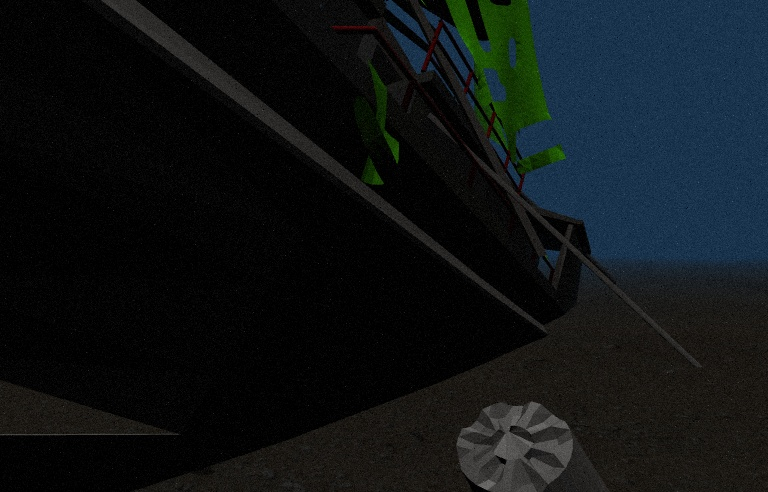
#> input picture nodes/rgb.jpg, 768 x 492 px
$ jupyter execute --allow-errors Demo.ipynb   (shell and % lines are left out)
#> lines starting #> are read from the running program, lines starting #| are printed output that depends on the picture
[cell 1]
import sys
import rospy
import os
import numpy as np
import cv2
from matplotlib import pyplot as plt
from sensor_msgs.msg import Image
from cv_bridge import CvBridge

# Auxiliar functions

Function to add a colorbar which matches size with the displayed plot

[cell 2]
from mpl_toolkits import axes_grid1

def add_colorbar(im, aspect=20, pad_fraction=0.5, **kwargs):
    """Add a vertical color bar to an image plot."""
    divider = axes_grid1.make_axes_locatable(im.axes)
    width = axes_grid1.axes_size.AxesY(im.axes, aspect=1./aspect)
    pad = axes_grid1.axes_size.Fraction(pad_fraction, width)
    current_ax = plt.gca()
    cax = divider.append_axes("right", size=width, pad=pad)
    plt.sca(current_ax)
    return im.axes.figure.colorbar(im, cax=cax, **kwargs)

Function which returns a normalized gaussian kernel

[cell 3]
# http://subsurfwiki.org/wiki/Gaussian_filter
def gaussian_kernel(size = 10, size_y=None, sigma = 6):
    size = int(size/2)
    if not size_y:
        size_y = size
    else:
        size_y = int(size_y)
    x, y = np.mgrid[-size:size+1, -size_y:size_y+1]
    g = np.exp(-(x**2/float(2*sigma**2)+y**2/float(2*sigma**2)))
    return g / g.sum()

# Make the Gaussian by calling the function
gaussian_kernel_array = gaussian_kernel(size = 20, sigma = 5)

im = plt.imshow(gaussian_kernel_array, cmap=plt.get_cmap('jet'), interpolation='nearest')
add_colorbar(im)
plt.rcParams['figure.figsize'] = [10, 5]
plt.show()

Draw a surface plot from a 2D matrix

[cell 4]
from mpl_toolkits.mplot3d import Axes3D

def surface_plot (matrix, **kwargs):
    # acquire the cartesian coordinate matrices from the matrix
    # x is cols, y is rows
    (x, y) = np.meshgrid(np.arange(matrix.shape[0]), np.arange(matrix.shape[1]))
    fig = plt.figure()
    ax = fig.add_subplot(111, projection='3d')
    surf = ax.plot_surface(x, y, matrix, **kwargs)
    return (fig, ax, surf)


# m.shape must be (10,10)

(fig, ax, surf) = surface_plot(gaussian_kernel_array, cmap=plt.cm.coolwarm)

fig.colorbar(surf)

ax.set_xlabel('X (cols)')
ax.set_ylabel('Y (rows)')
ax.set_zlabel('Z (values)')

plt.show()

Slide a window of a given size, with a given step size, across a 2D Matrix.

[cell 5]
def sliding_window(image, stepSize, windowSize):
	# slide a window across the image
	for y in range(0, image.shape[0], stepSize):
		for x in range(0, image.shape[1], stepSize):
			# yield the current window
			yield (x, y, image[y:y + windowSize[1], x:x + windowSize[0]])

# Read RGB and depth image

[cell 6]
rgbimg = cv2.imread('rgb.jpg')
#> rgbimg is the input picture: shape (492, 768, 3); mean B, G, R 21.4, 19.6, 14.8
rgbimg = cv2.cvtColor(rgbimg, cv2.COLOR_RGB2BGR)
depthimg = cv2.imread('depth.jpg',0)
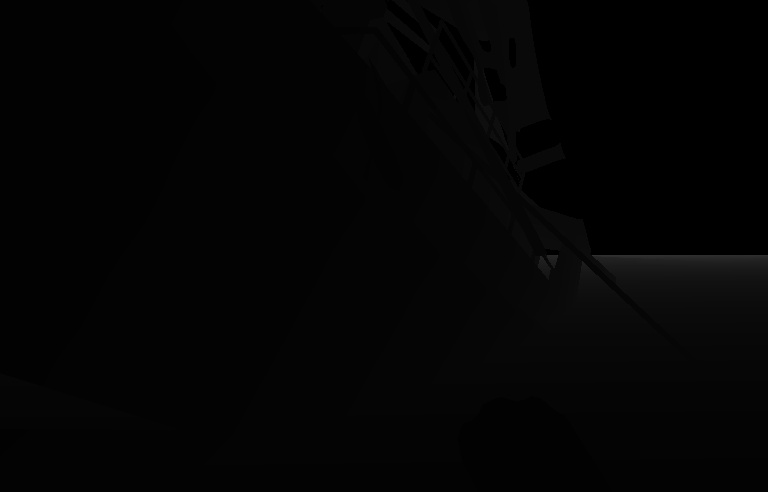
#> input picture nodes/depth.jpg, 768 x 492 px
#> depthimg is the input picture: shape (492, 768); min 0, max 49, mean 3.8

[cell 7]
im = plt.imshow(depthimg, cmap='gray');
add_colorbar(im)
plt.rcParams['figure.figsize'] = [10, 5]
plt.xticks([]), plt.yticks([]);

[cell 8]
plt.subplot(211),plt.imshow(rgbimg)
plt.xticks([]), plt.yticks([])

plt.subplot(212)
im = plt.imshow(depthimg, cmap = 'gray')
add_colorbar(im)

plt.rcParams['figure.figsize'] = [40, 20]
plt.xticks([]), plt.yticks([])
plt.show()
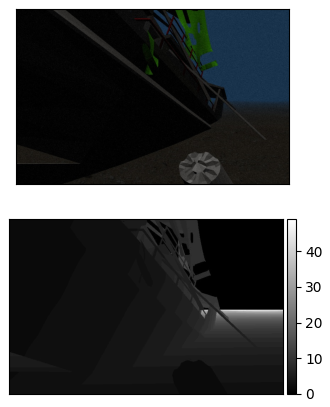
#> figure drawn by matplotlib, 3 panels

# Gaussian blurring with distance

First, we test a simple gaussian blurring that linearly increases with distance

[cell 9]
# define the window width and height
gauss_clone = rgbimg.copy()
gauss_image = np.zeros((rgbimg.shape[0],rgbimg.shape[1]), np.float32)
(winW, winH) = (21, 21)
print(np.amax(depthimg))
#| 49

for (x, y, window) in sliding_window(gauss_clone, stepSize=17, windowSize=(winW, winH)):
	# if the window does not meet our desired window size, ignore it
	if window.shape[0] != winH or window.shape[1] != winW:
		continue

	sig = np.mean(depthimg[y:y + winW, x:x + winH])
	if sig <= 0:
		sig = 100


	#gauss_clone[y:y + winW, x:x + winH] = cv2.GaussianBlur(window,(winW, winH), int(sig))
	kernel = gaussian_kernel(size = winW, sigma = sig)
	gauss_image[y:y + winW, x:x + winH] = gauss_image[y:y + winW, x:x + winH] + kernel
	gauss_clone[y:y + winW, x:x + winH] = cv2.filter2D(gauss_clone[y:y + winW, x:x + winH],-1,kernel)
#> this loop made 1334 passes
#> pass 1, in gaussian_kernel (call 2), `x, y = np.mgrid[-size:size+1, -size_y:size_y+1]`:
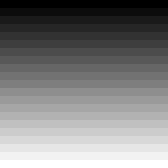
#> x: shape (21, 21) int64 (shown 8 times larger); min -10, max 10, mean 0; drawn with min black and max white
#> pass 1, in gaussian_kernel (call 2), `x, y = np.mgrid[-size:size+1, -size_y:size_y+1]`:
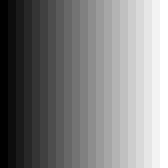
#> y: shape (21, 21) int64 (shown 8 times larger); min -10, max 10, mean 0; drawn with min black and max white
#> pass 1, in gaussian_kernel (call 2), `g = np.exp(-(x**2/float(2*sigma**2)+y**2/float(2*sigma**2)))`:
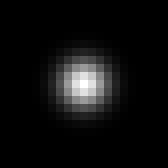
#> g: shape (21, 21) float64 (shown 8 times larger); min 1.39e-11, max 1, mean 0.057


	# [5 lines of commented-out code are left out]

Distances measured at different parts of the image

[cell 10]
plt.subplot(221),plt.imshow(depthimg[350:492, 450:600], cmap=plt.cm.get_cmap('Blues', 6)),plt.title('Wood stick')
plt.xticks([]), plt.yticks([]),plt.colorbar()

plt.subplot(222),plt.imshow(depthimg[0:50, 0:50], cmap=plt.cm.get_cmap('Blues', 6))
plt.title('top left corner'),plt.colorbar()

plt.subplot(223),plt.imshow(depthimg[442:492, 718:768], cmap=plt.cm.get_cmap('Blues', 6))
plt.title('bottom right corner'),plt.colorbar()

plt.subplot(224),plt.imshow(depthimg[0:50, -100:-50], cmap=plt.cm.get_cmap('Blues', 6))
plt.title('top right corner'),plt.colorbar()

plt.xticks([]), plt.yticks([])
plt.rcParams['figure.figsize'] = [20, 10]
plt.show()

Resulting kernel shape at the given parts of the image

[cell 11]
plt.subplot(221),plt.imshow(gauss_image[350:492, 450:600], cmap=plt.get_cmap('jet'), interpolation='nearest')
plt.title('madero')
plt.xticks([]), plt.yticks([]),plt.colorbar()

plt.subplot(222),plt.imshow(gauss_image[0:50, 0:50], cmap=plt.get_cmap('jet'), interpolation='nearest')
plt.title('top left corner'),plt.colorbar()

plt.subplot(223),plt.imshow(gauss_image[442:492, 718:768], cmap=plt.get_cmap('jet'), interpolation='nearest')
plt.title('bottom right corner'),plt.colorbar()

plt.subplot(224),plt.imshow(gauss_image[0:50, -100:-50], cmap=plt.get_cmap('jet'), interpolation='nearest')
plt.title('top right corner')

plt.xticks([]), plt.yticks([]),plt.colorbar()
plt.show()

Resulting image vs Original image

[cell 12]
plt.subplot(121),plt.imshow(gauss_clone),plt.title('Gaussian Blurred')
plt.xticks([]), plt.yticks([])
plt.subplot(122),plt.imshow(rgbimg),plt.title('Original')
plt.xticks([]), plt.yticks([])
plt.show()

# Point Spread Function

We define the point spread function, which considers the redistribution of power in presence of scattering and absorption. A greater absorption decreases the energy in the point spread function, while a greater scattering implies a larger size of point spreading.
This can be expressed as a convolution integral:

$I_2(x,y) = I_1(x_p,y_p) * S(x,y,z')$

Here we define a custom kernel for the Point Spread Function and test it at different depths

[cell 13]
def PSF_kernel(size = 10, size_y=None, sigma = 6, depth = 0):
    size = int(size/2)
    center = size/10
    if not size_y:
        size_y = size
    else:
        size_y = int(size_y)
    x, y = np.mgrid[-size:size+1, -size_y:size_y+1]
    g = np.exp(-((x)**2/float(2*(sigma+0.1)**2)+(y)**2/float(2*(sigma+0.1)**2)))/(2*np.pi*(sigma+0.1)**2)+np.exp(-((x)**2/float(2*(0.1*depth)**2)+(y)**2/float(2*(0.1*depth)**2)))/(2*np.pi*(0.8*depth)**2)
    return g / g.sum()

# Make the Gaussian by calling the function
PSF_kernel_array = PSF_kernel(size = 20, sigma = 200, depth = 200)

plt.subplot(221),plt.imshow(PSF_kernel_array, cmap=plt.get_cmap('jet'), interpolation='nearest')
plt.title('200')
plt.xticks([]), plt.yticks([]),plt.colorbar()

PSF_kernel_array = PSF_kernel(size = 20, sigma = 50, depth = 10)

plt.subplot(222),plt.imshow(PSF_kernel_array, cmap=plt.get_cmap('jet'), interpolation='nearest')
plt.title('50'),plt.colorbar()

PSF_kernel_array = PSF_kernel(size = 20, sigma = 3, depth = 3)

plt.subplot(223),plt.imshow(PSF_kernel_array, cmap=plt.get_cmap('jet'), interpolation='nearest')
plt.title('3'),plt.colorbar()

PSF_kernel_array = PSF_kernel(size = 20, sigma = 0.5, depth = 0.5)

plt.subplot(224),plt.imshow(PSF_kernel_array, cmap=plt.get_cmap('jet'), interpolation='nearest')
plt.title('0.1')

plt.xticks([]), plt.yticks([]),plt.colorbar()
plt.show()

[cell 14]
(fig, ax, surf) = surface_plot(PSF_kernel(size = 20, sigma = 3, depth = 3), cmap=plt.cm.coolwarm)

fig.colorbar(surf, shrink=0.5 ,aspect = 5 )
#ax.set_xlabel('X (cols)')
#ax.set_ylabel('Y (rows)')
#ax.set_zlabel('Z (values)')

ax.xaxis.pane.fill = False
ax.yaxis.pane.fill = False
ax.zaxis.pane.fill = False

ax.xaxis.pane.set_edgecolor('w')
ax.yaxis.pane.set_edgecolor('w')
ax.zaxis.pane.set_edgecolor('w')
ax.set_axis_off()

plt.xticks([]), plt.yticks([]),ax.set_zticks([]);
plt.rcParams['figure.figsize'] = [8, 5]
plt.show()

### With the custom kernel

[cell 15]
# define the window width and height
direct_clone = rgbimg.copy()
depthcorrected = np.where(depthimg!=0, depthimg, 200)
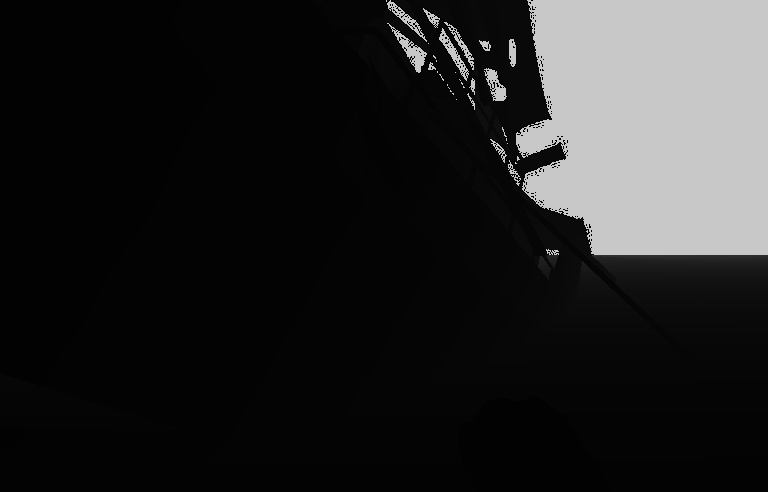
#> depthcorrected: shape (492, 768); min 1, max 200, mean 35.1
(winW, winH) = (17, 17)

for (x, y, window) in sliding_window(direct_clone, stepSize=7, windowSize=(winW, winH)):
    # if the window does not meet our desired window size, ignore it
    if window.shape[0] != winH or window.shape[1] != winW:
        continue

    #sig = np.exp(-0.2*depthcorrectede[y:y + winW, x:x + winH])
    sig = PSF_kernel(size = winW,
                     sigma = depthcorrected[int(y+winW/2),int(x+winH/2)],
                     depth = depthcorrected[int(y+winW/2),int(x+winH/2)])#+np.exp(-6.9*depthcorrected[y:y + winW, x:x + winH])

    direct_clone[y:y + winW, x:x + winH] = cv2.filter2D(rgbimg[y:y + winW, x:x + winH],-1,sig)
#> this loop made 7810 passes

### With the gauss kernel

[cell 16]
# define the window width and height
gauss_clone  = rgbimg.copy()
depthcorrected = np.where(depthimg!=0, depthimg, 200)
(winW, winH) = (17, 17)
print(gauss_clone.shape)
#| (492, 768, 3)

for (x, y, window) in sliding_window(gauss_clone, stepSize=11, windowSize=(winW, winH)):
    # if the window does not meet our desired window size, ignore it
    if window.shape[0] != winH or window.shape[1] != winW:
        continue

    #gauss_clone[y:y + winW, x:x + winH]  = cv2.GaussianBlur(gauss_clone[y:y + winW, x:x + winH],
                                                            #(winW, winH),
                                                            #0.1*depthcorrected[int(y+winW/2),int(x+winH/2)])
    gauss_clone[y:y + winW, x:x + winH]  = cv2.GaussianBlur(gauss_clone[y:y + winW, x:x + winH],
                                                            (winW, winH),
                                                            0.2*depthcorrected[int(y+winW/2),int(x+winH/2)])
#> this loop made 3150 passes
#> x on passes 1 to 3: 0, 11, 22
plt.imshow(gauss_clone);
plt.xticks([]), plt.yticks([]);

[cell 17]
#clone = rgbimg.copy()
#dst = cv2.filter2D(clone,-1,gauss_image)
plt.subplot(121),plt.imshow(direct_clone),plt.title('Custom kernel')
plt.xticks([]), plt.yticks([])
plt.subplot(122),plt.imshow(gauss_clone),plt.title('Gauss PSF')
plt.xticks([]), plt.yticks([])
plt.show()

# Style transfer of image

[cell 18]
from torchvision import transforms
from transformer_net import TransformerNet
import torch
import re

stylized  = gauss_clone.copy()
#> (the rest of this cell did not finish here and is left out)

#> (a cell that did not finish here is left out)

#> (a cell that did not finish here is left out)

# Separate image according to depth values

[cell 21]
values, bins, patchs = plt.hist(depthcorrected.ravel(),200,[0,200])
#> values = 200 values, max 106250 at index 3, min 0 at index 0, mean 1889.3; bins = 201 values from 0 to 200; patchs = 200 items
plt.show()
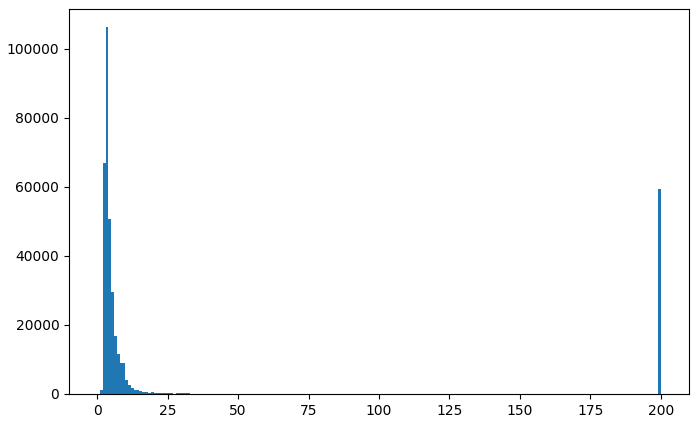
#> figure drawn by matplotlib, 1 panel; tallest bar 106250 high, from x = 3 to 4

Separate rgb image according to depth

[cell 22]
mask = [cv2.threshold(depthcorrected, Z, np.amax(bins), cv2.THRESH_BINARY_INV) for Z in bins]
#> mask = 201 items

[cell 23]
mask2 = [cv2.bitwise_xor(mask[i][1],mask[i-1][1]) for i in range(len(mask))]
#> mask2 = 201 items

[cell 24]
plt.subplot(231),plt.imshow(mask2[0], cmap = 'gray'),plt.title('0')
plt.xticks([]), plt.yticks([])

plt.subplot(232),plt.imshow(mask2[1],cmap = 'gray'),plt.title('1')
plt.xticks([]), plt.yticks([])

plt.subplot(233),plt.imshow(mask2[2],cmap = 'gray'),plt.title('2')
plt.xticks([]), plt.yticks([])

plt.subplot(234),plt.imshow(mask2[3],cmap = 'gray'),plt.title('3')
plt.xticks([]), plt.yticks([])

plt.subplot(235),plt.imshow(mask2[4],cmap = 'gray'),plt.title('4')
plt.xticks([]), plt.yticks([])

plt.subplot(236),plt.imshow(mask2[5],cmap = 'gray'),plt.title('5')
plt.xticks([]), plt.yticks([])

#plt.rcParams['figure.figsize'] = [20, 10]
plt.show()
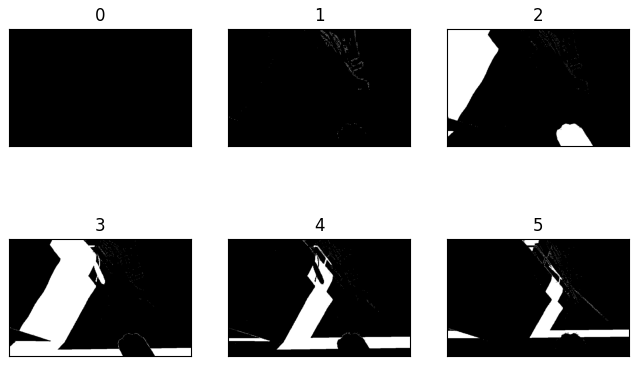
#> figure drawn by matplotlib, 6 panels

[cell 25]
gauss_clone  = rgbimg.copy()
maskE = [cv2.bitwise_and(src1 = gauss_clone,src2 = gauss_clone,mask = np.asarray(mask2[i]))
         for i in range(len(mask))]
#> maskE = 201 items
plt.imshow(maskE[3]);
plt.xticks([]), plt.yticks([]);
plt.rcParams['figure.figsize'] = [20, 10]
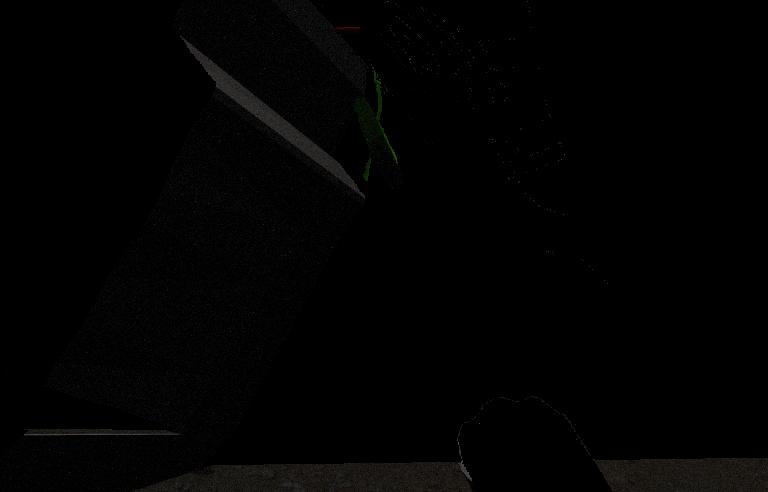
#> shown: shape (492, 768, 3); mean R, G, B 2.2, 2.2, 1.9

[cell 26]
maskd = [np.uint8(maskE[i]*np.exp(-0.05*bins[i]))
         for i in range(len(bins))]
#> maskd = 201 items
final = sum(maskd[1:201])
plt.imshow(final);
plt.xticks([]), plt.yticks([]);
plt.rcParams['figure.figsize'] = [20, 10]

[cell 27]
mask =  [cv2.threshold(depthcorrected, Z, np.amax(bins), cv2.THRESH_BINARY_INV) for Z in bins]
maskd = [np.uint8(cv2.bitwise_and(src1 = gauss_clone,src2 = gauss_clone,
                                  mask = np.asarray(cv2.bitwise_xor(mask[i][1],mask[i-1][1])))*
                  np.exp(-0.05*bins[i]))
         for i in range(len(bins))]

[cell 28]
mask =  [cv2.threshold(depthcorrected, Z, np.amax(bins), cv2.THRESH_BINARY_INV) for Z in bins]
mask2 = [cv2.bitwise_xor(mask[i][1],mask[i-1][1]) for i in range(len(mask))]
maskE = [cv2.bitwise_and(src1 = gauss_clone,src2 = gauss_clone,mask = np.asarray(mask2[i]))
         for i in range(len(mask))]
maskd = [np.uint8(maskE[i]*np.exp(-0.05*bins[i]))
         for i in range(len(bins))]

# Add artificial light's haze

based on code seen in https://github.com/UjjwalSaxena/Automold--Road-Augmentation-Library/blob/master/Usage%20Guide.ipynb

[cell 29]
import random
import math
# [67 lines left out: functions flare_source, add_sun_flare_line, add_sun_process, add_sun_flare, not called in this run]

err_speed_coeff="Speed coeff can only be between 0 and 1"

[cell 30]
import random
import math

# [74 lines left out: functions gaussian_flare, flare_source, add_sun_flare_line, add_sun_process, add_sun_flare, not called in this run]

[cell 31]
def gaussian_flare(shape = (10,10), size_y=None, center = (0,0), radius = 5, rgb = (255,255,255)):
    size = int(shape[0]/2)
    size_y=int(shape[1]/2)
    sigma = radius

    # generate rgb array with light color
    rgbimg = np.ones((shape[0],shape[1],1),dtype = np.uint8)

    # generate the alpha channel
    x, y = np.mgrid[-size:size, -size_y:size_y]
    x = x - center[0]
    y = y - center[1]

    g = np.exp(-(x**2/float(2*sigma**2)+y**2/float(2*sigma**2)))
    g = g / g.sum()
    alpha_channel = np.interp(g, (g.min(), g.max()), (0, 255)).astype(np.uint8)


    return cv2.merge((rgbimg*rgb[0], rgbimg*rgb[1],rgbimg*rgb[2], alpha_channel))

# Make the Gaussian by calling the function
gaussian_kernel_array = gaussian_flare(shape = (20,20), center = (10,10))
print(gaussian_kernel_array.shape)

im = plt.imshow(gaussian_kernel_array[:,:,3], interpolation='nearest')
add_colorbar(im)
plt.rcParams['figure.figsize'] = [10, 5]
plt.show()
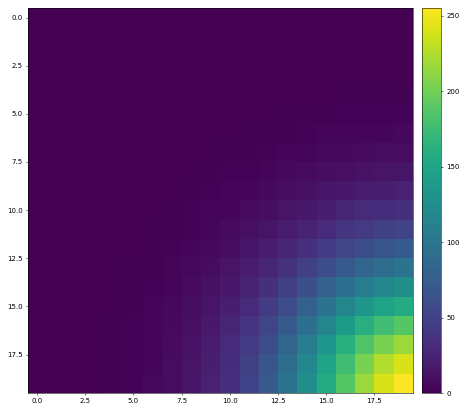
#> figure drawn by matplotlib, 2 panels
